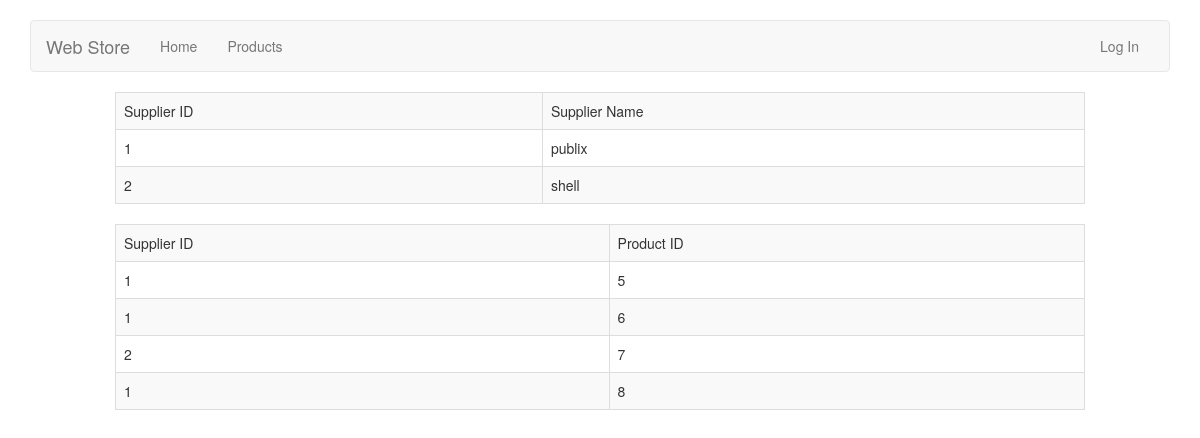
Page /supply on the earlier database version.
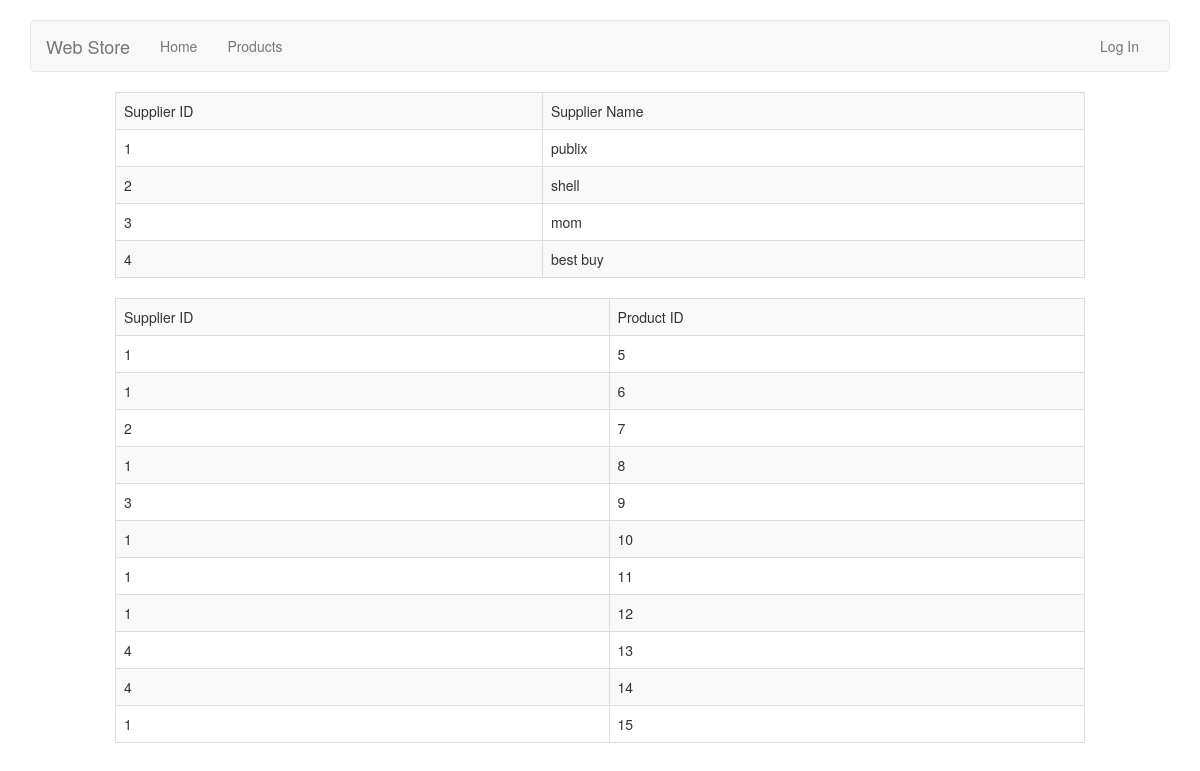
Same page on the later database version.
### supply/models.py (models this page shows)
class Supplier(models.Model):
	id = models.AutoField(primary_key=True)
	name = models.TextField()

class Supplys(models.Model):
	supplierId = models.IntegerField()
	productId = models.IntegerField()

### supply/views.py (the view)
# urls.py: url(r'^supply', 'supply.views.supply', name = 'supply'),
def supply(request):
	supplierquery = Supplier.objects.all()
	supplysquery = Supplys.objects.all()
	context = {
		"supplierquery": supplierquery,
		"supplysquery": supplysquery,
	}
	return render(request, "supply.html", context)

### templates/supply.html
{% extends 'base.html' %}
{% load crispy_forms_tags %}
{% block content %}
<div class="col-xs-10 col-xs-offset-1">
	<table class='table table-striped table-bordered table-hover'>
		<tr><td>Supplier ID</td><td>Supplier Name</td></tr>
	{% for obj in supplierquery %}
		<tr><td>{{ obj.id }}</td><td>{{ obj.name }}</td></tr>
	{% endfor %}
	</table>
	<table class='table table-striped table-bordered table-hover'>
		<tr><td>Supplier ID</td><td>Product ID</td></tr>
	{% for obj in supplysquery %}
		<tr><td>{{ obj.supplierId }}</td><td>{{ obj.productId }}</td></tr>
	{% endfor %}
	</table>
</div>
{% endblock %}

Differences in the rows shown:
added Supplier: id "3", name "mom"
added Supplier: id "4", name "best buy"
added Supplys: supplierId "3", productId "9"
added Supplys: supplierId "1", productId "10"
added Supplys: supplierId "1", productId "11"
added Supplys: supplierId "1", productId "12"
added Supplys: supplierId "4", productId "13"
added Supplys: supplierId "4", productId "14"
added Supplys: supplierId "1", productId "15"
